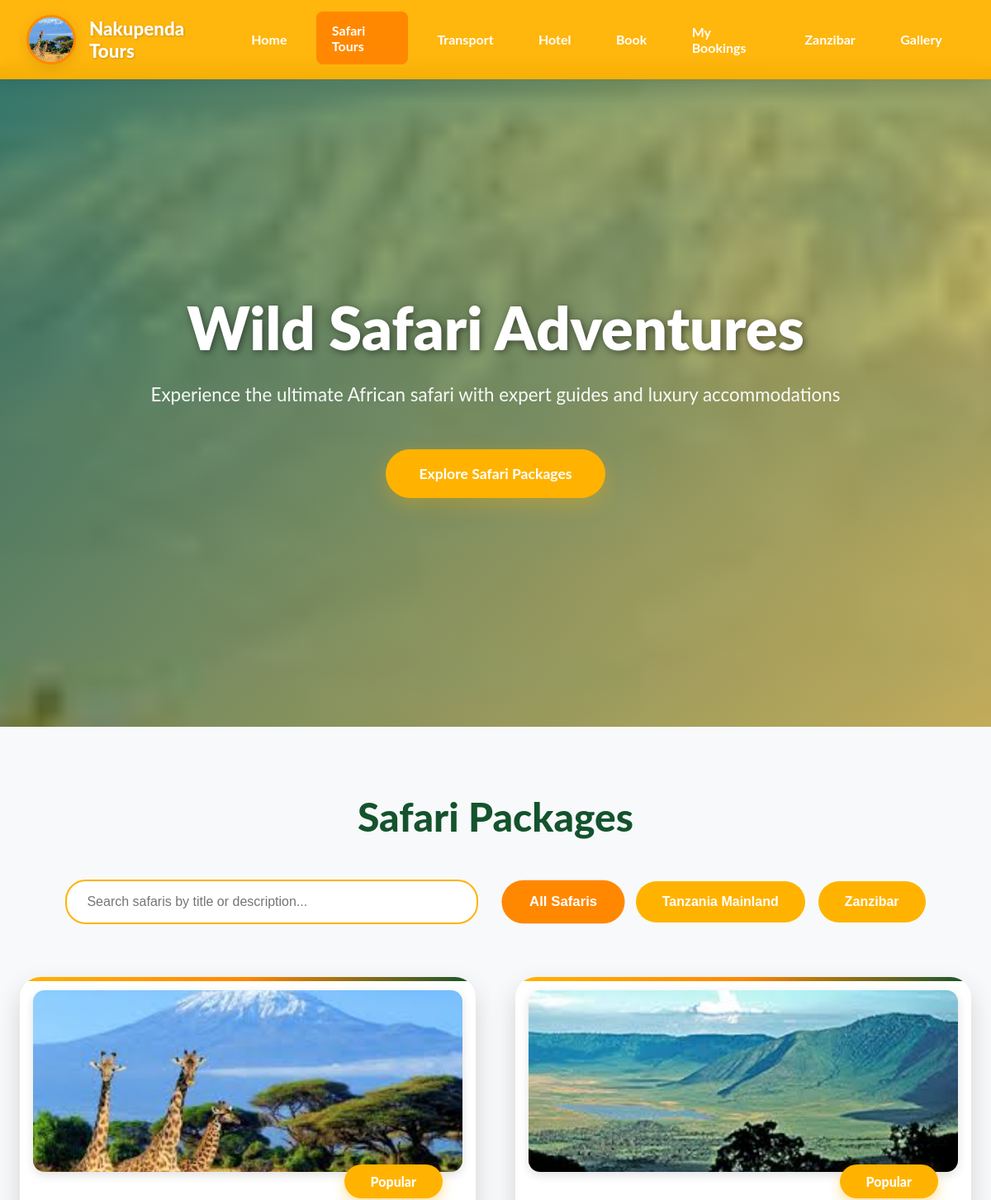
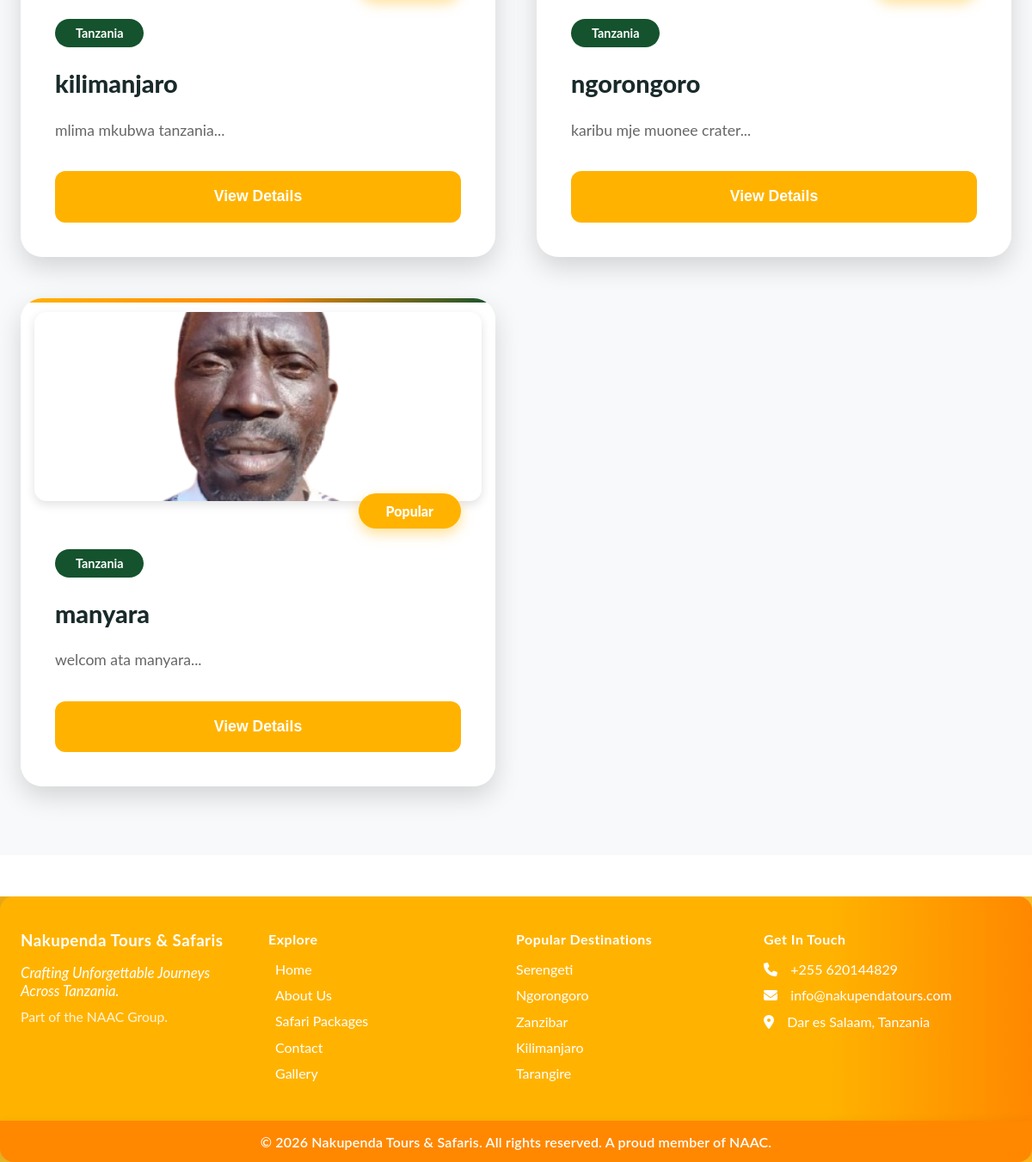
The app's page /safari.php with its own data (2 pictures, top to bottom).
### tables this page shows
CREATE TABLE `admin_posts` (
  `id` int(11) NOT NULL,
  `category` enum('hotel','transport','safari') NOT NULL,
  `vehicle_type` varchar(50) DEFAULT NULL,
  `region` enum('tanzania','zanzibar') NOT NULL,
  `title` varchar(255) NOT NULL,
  `description` text NOT NULL,
  `capacity` varchar(20) DEFAULT NULL,
  `luggage` varchar(20) DEFAULT NULL,
  `price_per_day` decimal(10,2) DEFAULT NULL,
  `duration` varchar(50) DEFAULT NULL,
  `national_park` varchar(100) DEFAULT NULL,
  `max_people` int(11) DEFAULT NULL,
  `accommodation_type` varchar(100) DEFAULT NULL,
  `price` decimal(10,2) DEFAULT NULL,
  `image_path` varchar(500) NOT NULL,
  `created_at` timestamp NOT NULL DEFAULT current_timestamp(),
  `deleted` tinyint(1) DEFAULT 0
);

### safari.php (the view, shortened to what this page needs)
<?php
$database = new Database();
$db = $database->getConnection();
$query = "SELECT * FROM admin_posts WHERE category = 'safari' ORDER BY created_at DESC";
$stmt = $db->prepare($query);
$stmt->execute();
$safaris = $stmt->fetchAll(PDO::FETCH_ASSOC);
$safari_ids = array_column($safaris, 'id');
$safari_images = fetchPostImages($db, $safari_ids);
?>
<!DOCTYPE html>
<html lang="en">
<head>
</head>
<body>
    <nav class="responsive-navbar">
        <div class="navbar-container">
            <div class="navbar-logo">
                <img src="photos/download.jpg" alt="Nakupenda Tours" class="navbar-logo-img">
                <div class="logo-text">Nakupenda Tours</div>
            </div>
            <ul class="navbar-menu">
                <li><a href="home.php">Home</a></li>
                <li><a href="safari.php" class="active">Safari Tours</a></li>
                <li><a href="transport.php">Transport</a></li>
                <li><a href="hotel.php">Hotel</a></li>
                <li><a href="book.php">Book</a></li>
                <li><a href="order.php">My Bookings</a></li>
                <li><a href="aboutzanzibar.php">Zanzibar</a></li>
                <li><a href="gallery.php">Gallery</a></li>
            </ul>
        </div>
    </nav>
    <section class="hero-section">
        <div class="hero-content">
            <h1>Wild Safari Adventures</h1>
            <p>Experience the ultimate African safari with expert guides and luxury accommodations</p>
            <a href="#safari-packages" class="cta-button">Explore Safari Packages</a>
        </div>
    </section>
    <section class="safari-section" id="safari-packages">
        <h2 class="section-title">Safari Packages</h2>
        <div class="search-filter-container">
            <div class="search-box">
                <input type="text" id="searchInput" class="search-input" placeholder="Search safaris by title or description...">
            </div>
            <div class="filter-buttons">
                <button class="filter-btn active" data-filter="all">All Safaris</button>
                <button class="filter-btn" data-filter="tanzania">Tanzania Mainland</button>
                <button class="filter-btn" data-filter="zanzibar">Zanzibar</button>
            </div>
        </div>
        <div class="safari-grid" id="safari-container">
            <?php foreach ($safaris as $safari): ?>
                <?php
                    $images = $safari_images[$safari['id']] ?? [];
                    if (empty($images) && !empty($safari['image_path'])) {
                        $images = [$safari['image_path']];
                    }
                    $primary_image = $images[0] ?? '';
                ?>
                <div class="safari-card" data-region="<?php echo $safari['region']; ?>" data-title="<?php echo strtolower($safari['title']); ?>" data-description="<?php echo strtolower($safari['description']); ?>">
                    <div class="card-image-stack">
                        <?php foreach ($images as $image): ?>
                            <img src="<?php echo htmlspecialchars($image, ENT_QUOTES, 'UTF-8'); ?>" alt="<?php echo htmlspecialchars($safari['title'], ENT_QUOTES, 'UTF-8'); ?>" loading="lazy">
                        <?php endforeach; ?>
                    </div>
                    <div class="safari-content">
                        <div class="safari-badge">Popular</div>
                        <span class="safari-region"><?php echo ucfirst($safari['region']); ?></span>
                        <h3 class="safari-title"><?php echo $safari['title']; ?></h3>
                        <p class="safari-description"><?php echo substr($safari['description'], 0, 150) . '...'; ?></p>
                        <button class="view-details-btn"
                                data-post-id="<?php echo (int)$safari['id']; ?>"
                                data-title="<?php echo htmlspecialchars($safari['title'], ENT_QUOTES, 'UTF-8'); ?>"
                                data-category="safari"
                                data-region="<?php echo htmlspecialchars($safari['region'], ENT_QUOTES, 'UTF-8'); ?>"
                                onclick="trackViewDetailsClick(this); openModal('<?php echo addslashes($safari['title']); ?>', '<?php echo addslashes($safari['description']); ?>', '<?php echo addslashes($primary_image); ?>', '<?php echo $safari['region']; ?>')">
                            View Details
                        </button>
                    </div>
                </div>
            <?php endforeach; ?>
        </div>
    </section>
    <footer class="safari-footer">
        <div class="footer-bg"></div>
        <div class="footer-content">
            <div class="footer-col company-info">
                <h3>Nakupenda Tours & Safaris</h3>
                <p class="tagline">Crafting Unforgettable Journeys Across Tanzania.</p>
                <p class="naac">Part of the NAAC Group.</p>
            </div>
            <div class="footer-col quick-links">
                <h4>Explore</h4>
                <ul>
                    <li><a href="home.php">Home</a></li>
                    <li><a href="aboutus.php">About Us</a></li>
                    <li><a href="safari.php">Safari Packages</a></li>
                    <li><a href="contact.php">Contact</a></li>
                    <li><a href="gallery.php">Gallery</a></li>
                </ul>
            </div>
            <div class="footer-col destinations">
                <h4>Popular Destinations</h4>
                <ul>
                    <li>Serengeti</li>
                    <li>Ngorongoro</li>
                    <li>Zanzibar</li>
                    <li>Kilimanjaro</li>
                    <li>Tarangire</li>
                </ul>
            </div>
            <div class="footer-col contact-info">
                <h4>Get In Touch</h4>
                <ul>
                    <li><i class="fas fa-phone"></i> +255 620144829</li>
                    <li><i class="fas fa-envelope"></i> info@nakupendatours.com</li>
                    <li><i class="fas fa-map-marker-alt"></i> Dar es Salaam, Tanzania</li>
                </ul>
            </div>
        </div>
        <div class="footer-bar">
            © <?php echo date('Y'); ?> Nakupenda Tours & Safaris. All rights reserved. A proud member of NAAC.
        </div>
    </footer>
    <link rel="stylesheet" href="https://cdnjs.cloudflare.com/ajax/libs/font-awesome/6.4.2/css/all.min.css">
</body>
</html>

### records on screen
admin_posts: image_path (picture), region "Tanzania", title "kilimanjaro", description "mlima mkubwa tanzania"
admin_posts: image_path (picture), region "Tanzania", title "ngorongoro", description "karibu mje muonee crater"
admin_posts: image_path (picture), region "Tanzania", title "manyara", description "welcom ata manyara"
